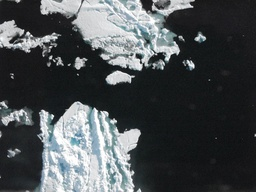
#> input picture Data/072610_00104.jpg, 256 x 192 px, shrunk from 1000 x 750 before the run
$ python train_classifier.py --image ../Data/072610_00104.jpg   (Python 2 division)   (older library calls are emulated)
#> lines starting #> are read from the running program, lines starting #| are printed output that depends on the picture; after the words box and inside, x2 and y2 are one past the last pixel; in counts of white or black regions, pixels touching at a corner belong together
### scripts/segmentUtils.py
#TODO create classifier class
#TODO comment + document code
#TODO enable extending classifier with mulitple images
#TODO set params as script args or config file
#TODO take optional list of class names
#TODO annotate interactive plot with instructions + current class
#TODO middle mouse click to undo previous label in interactive plot

import numpy as np
from skimage.segmentation import mark_boundaries
from skimage import measure
import matplotlib
matplotlib.use('TkAgg')
print "Using ", matplotlib.get_backend(), " backend."
import matplotlib.pyplot as plt

def extractSegmentPropertiesRGB(segments,img):
	"""Function to extract 6 properties from each segment of a segmented image.

    Returns a numpy array with 6 columns and a row per segment.
    [:,1] : Mean red (r) intensity of segment
    [:,2] : Mean green (g) intensity of segment
    [:,3] : Mean blue (b) intensity of segment
    [:,4] : (b-r)/(b+r)
    [:,5] : (b-g)/(b+g)
    [:,6] : (g-r)/(2b - g -r)

    Parameters
    ----------
    segments : ndarray, shape(M, N)
        The segmented image
    img : ndarray, shape(M, N, 3)
        The RGB image that has been segmented.


    Returns
    -------
    properties : ndarray, shape(6, n)
        A numpy array.
    """

	# Extract feature properties
	# Mean RGB intensities
	props = measure.regionprops(segments,img[:,:,0], cache=False)
	r=[prop.mean_intensity for prop in props]
	props = measure.regionprops(segments,img[:,:,1], cache=False)
	g=[prop.mean_intensity for prop in props]
	props = measure.regionprops(segments,img[:,:,2], cache=False)
	b=[prop.mean_intensity for prop in props]

	# RGB Ratios
	denom = np.add(b,r)
	denom[denom==0] = 0.05
	Ratio1 = np.divide(np.subtract(b,r) , denom)

	denom = np.add(b,g)
	denom[denom==0] = 0.05
	Ratio2 = np.divide(np.subtract(b,g) , denom)

	denom = np.subtract(np.subtract(np.multiply(b,2),g),r)
	denom[denom==0] = 0.05
	Ratio3 = np.divide(np.subtract(g,r) , denom)

	# Stack properties to array
	properties = np.column_stack((r,g,b,Ratio1,Ratio2,Ratio3))

	return properties


def createTrainingSet(labels,features):
	"""Function to create a training set from segment properties after labeling.

    Subsets features to those which are in 'labels' and returns a tuple of properties and corresponding labels.


    Parameters
    ----------
    labels : ndarray, shape(n, 2)
        Each row contains a class label and corresponding segment index
    properties : ndarray, shape(N, 6)
        Each row corresponds to a segment and contains 6 properties of the segment. Ordered by segment index.


    Returns
    -------
    trainingSet,trainingSetClasses : tuple
        A tuple containing a subset of properties (ndarray, shape(n, 6)) and a list of corresponding segment index
    """

	#seperate labels into class and segment index
	trainingSetIndex = [x[0]-1 for x in labels]
	trainingSetClasses = [x[1] for x in labels]

	#create training set
	trainingSet = features[trainingSetIndex]

	return trainingSet,trainingSetClasses


def trainingSamplesMouse(img,segments,maxClasses=3,iclasses=None):
	"""Function to interactively label segments with a class

    This function displays the image and waits for mouse clicks. A left mouse button click will label a segment,
    and display a colored polygon around that segment. A right mouse button click will increment the class.
    Class labels are integers between 1 and maxClasses. Alternatively a list of class names may be passed as iclasses.
    In this case maxClasses is ignored. Returns an array containing the segment index and assigned class label.


    Parameters
    ----------
    img : ndarray, shape(M, N, 3)
        The RGB image that has been segmented.
    segments : ndarray, shape(M, N)
        The segmented image.
    maxClasses: int
    	The number of classes which the image will be labeled with.
    	Default - 3
    iclasses:
    	An (optional) list of class names to label the image with.
    	Overrides maxClasses with len(iclasses)


    Returns
    -------
    labels : ndarray, shape(n, 2)
        An array containing segment index and associated class label
    """
	helpText = "'Left Click' to select segements \n'Right Click' to change class"
	print helpText

	#Globals to get around limitations of 2.7 closures
	global _clickclassi
	global bounded
	global _txt

	#Check for named classes
	if not iclasses:
		iclasses = range(0,maxClasses)
	else:
		maxClasses = len(iclasses)

	#Create list to store output
	labels = []

	#Turn interactive mode off so plot is blocking
	plt.ioff()

	#Copy originial image into global
	bounded = img.copy()

	#Set up plot labels and color map
	labelText = "Current class: "
	cm = plt.get_cmap('gist_rainbow')

	#Call back function executed on mouseclick on figure
	# [28 lines left out: function onclick, not called in this run]
	#Set up initial class and image
	_clickclassi = 0
	fig, ax = plt.subplots()
	ax.imshow(img)
	_txt = plt.text(0,-20,labelText + str(iclasses[_clickclassi]))
	#Attach callback function to figure and draw
	cid = fig.canvas.mpl_connect('button_press_event', onclick)
	plt.show(block=True)

	#Returns when figure closed
	return labels


# [21 lines left out: function reclassify, not called in this run]

"""Vectorized version of reclassify to apply to np array"""
reclassify = np.vectorize(reclassify,excluded=[1])

# [6 lines of commented-out code are left out]

### scripts/train_classifier.py
from sklearn.ensemble import RandomForestClassifier
from skimage.segmentation import quickshift
from scipy import misc
from segmentUtils import *
import pickle
import argparse


parser = argparse.ArgumentParser(description="Quicksift + random forest image classification")
parser.add_argument("-i", "--image", help="Image path")
args = parser.parse_args()

filePath = args.image

# Quickshift parameters
qs_kernel_size = 7
qs_max_dist = 5
qs_ratio = 0.5

# Training Samples parameters
TSn = 20

# Random forest parameters
RF_n_estimators = 100

# Load image
#TODO should use getImage
img = misc.imread(filePath)[:,:,:3]
#> img is the input picture: shape (192, 256, 3); mean R, G, B 74.4, 78.8, 81.2
print "Image loaded. ", img.shape[0], " x ", img.shape[1]
#| Image loaded.  192  x  256
fig, ax = plt.subplots()
ax.imshow(img)
plt.show()

print "Segmenting Image"
# Quickshift segment image
segments = quickshift(img, kernel_size=qs_kernel_size, max_dist=qs_max_dist, ratio=qs_ratio)
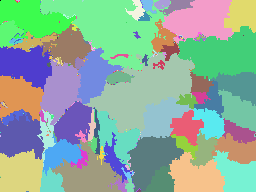
#> segments: shape (192, 256) int64; 230 distinct labels, from 0 to 229; one colour per label, 0 black
print("Quickshift number of segments: %d" % len(np.unique(segments)))
#| Quickshift number of segments: 230

# Extract feature properties
features = extractSegmentPropertiesRGB(segments,img)
#> in extractSegmentPropertiesRGB, `props = measure.regionprops(segments,img[:,:,0], cache=False)`: props = 229 regions; largest, box (x1, y1, x2, y2) and area: (40, 0, 171, 71) 4604, (83, 52, 195, 133) 4129, (177, 26, 256, 79) 2772, (161, 0, 234, 44) 2062, (51, 138, 122, 192) 1821
#> in extractSegmentPropertiesRGB, `r=[prop.mean_intensity for prop in props]`: r = 229 values, max 247 at index 70, min 18.61 at index 173, mean 115.3
#> in extractSegmentPropertiesRGB, `g=[prop.mean_intensity for prop in props]`: g = 229 values, max 251 at index 54, min 20.25 at index 212, mean 120.2
#> in extractSegmentPropertiesRGB, `b=[prop.mean_intensity for prop in props]`: b = 229 values, max 255 at index 54, min 22.05 at index 212, mean 122.7
#> in extractSegmentPropertiesRGB, `denom = np.add(b,r)`: denom = 229 values, max 499 at index 70, min 40.69 at index 212, mean 237.9
#> in extractSegmentPropertiesRGB, `Ratio1 = np.divide(np.subtract(b,r) , denom)`: Ratio1 = 229 values, max 0.205 at index 149, min 0.00439 at index 63, mean 0.0387
#> in extractSegmentPropertiesRGB, `denom = np.add(b,g)`: denom = 229 values, max 506 at index 54, min 42.3 at index 212, mean 242.8
#> in extractSegmentPropertiesRGB, `Ratio2 = np.divide(np.subtract(b,g) , denom)`: Ratio2 = 229 values, max 0.0466 at index 201, min -0.00444 at index 141, mean 0.0133
#> in extractSegmentPropertiesRGB, `denom = np.subtract(np.subtract(np.multiply(b,2),g),r)`: denom = 229 values, max 54.06 at index 196, min 0 at index 141, mean 9.89
#> in extractSegmentPropertiesRGB, `Ratio3 = np.divide(np.subtract(g,r) , denom)`: Ratio3 = 229 values, max 40 at index 141, min -0.0393 at index 25, mean 0.625
#> in extractSegmentPropertiesRGB, `properties = np.column_stack((r,g,b,Ratio1,Ratio2,Ratio3))`: properties = 229 rows, first 6: [149.4, 149.8, 151.2, 0.00599, 0.00465, 0.125], [202.6, 202.6, 204.6, 0.00491, 0.00491, 0], [142, 143, 145, 0.0105, 0.00694, 0.2], [148, 152, 153, 0.0166, 0.00328, 0.667], [66, 67, 71, 0.0365, 0.029, 0.111], [65.5, 66.5, 68.5, 0.0224, 0.0148, 0.2]
#> features has the same summary as properties in extractSegmentPropertiesRGB

#Interactively label image
labels = trainingSamplesMouse(img,segments,maxClasses=5)
#> labels = []

#Create trainingset
trainingSet, trainingSetClasses = createTrainingSet(labels,features)
#> in createTrainingSet, `trainingSet = features[trainingSetIndex]`: trainingSet = empty array
#> trainingSet = empty array; trainingSetClasses = []

# Create classifier
forest = RandomForestClassifier(n_estimators = RF_n_estimators)

# Fit classifier
#> (the run stopped early here; a loop or call above may not have finished)
